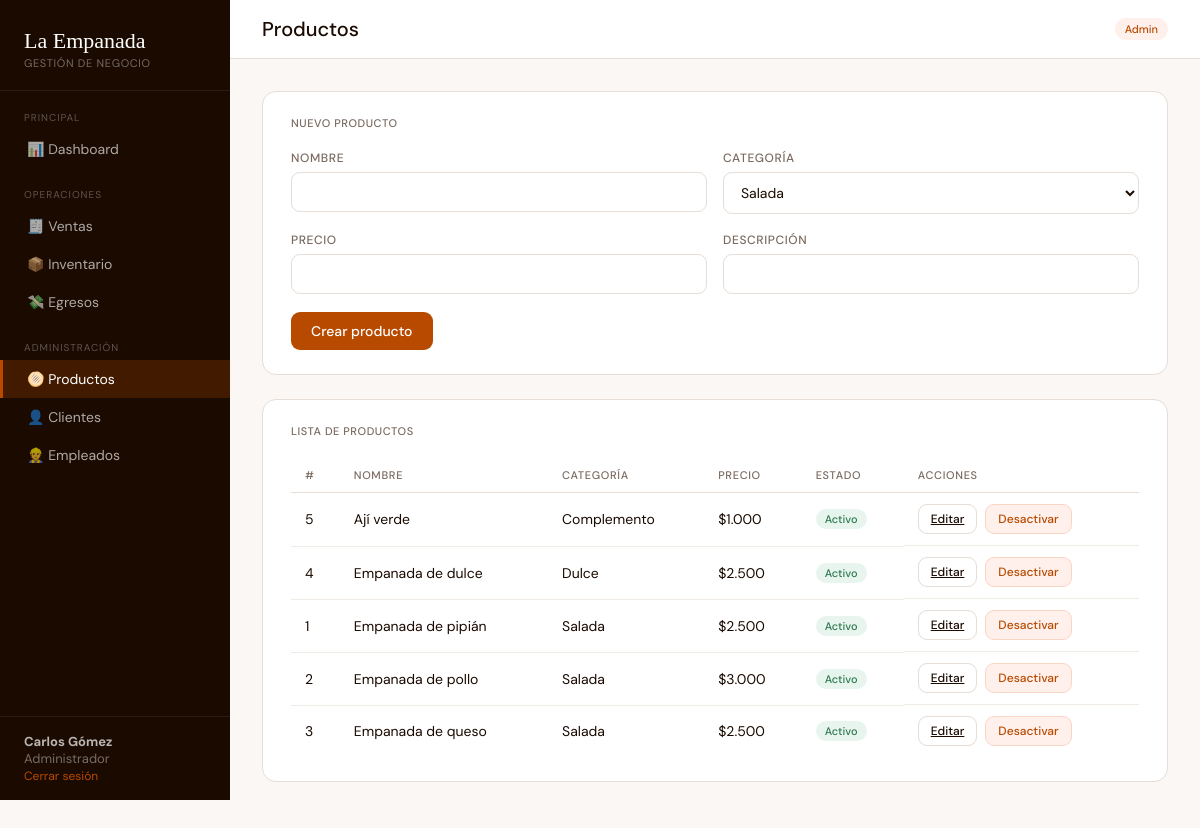
The page /empanadas/productos.php (signed in) on the database its author committed.
### tables this page shows
CREATE TABLE Producto (
    id_producto  INT AUTO_INCREMENT PRIMARY KEY,
    nombre       VARCHAR(120) NOT NULL,
    descripcion  TEXT,
    precio       DECIMAL(10,2) NOT NULL CHECK (precio > 0),
    categoria    VARCHAR(80)  NOT NULL,
    activo       TINYINT(1)   NOT NULL DEFAULT 1
);

### empanadas/productos.php (the view, shortened to what this page needs)
<?php
require_once 'includes/db.php';
$editando = null;
$productos = $pdo->query("SELECT * FROM Producto ORDER BY activo DESC, nombre")->fetchAll();
require_once 'includes/header.php';
?>
<div class="card">
  <div class="card-title"><?= $editando ? 'Editar producto' : 'Nuevo producto' ?></div>
  <form method="POST">
    <div class="form-row">
      <div class="form-group">
        <label>Nombre</label>
        <input type="text" name="nombre" required value="<?= htmlspecialchars($editando['nombre'] ?? '') ?>">
      </div>
      <div class="form-group">
        <label>Categoría</label>
        <select name="categoria">
          <?php foreach (['Salada','Dulce','Complemento'] as $cat): ?>
          <option <?= ($editando['categoria'] ?? '') === $cat ? 'selected' : '' ?>><?= $cat ?></option>
          <?php endforeach; ?>
        </select>
      </div>
    </div>
    <div class="form-row">
      <div class="form-group">
        <label>Precio</label>
        <input type="number" name="precio" step="100" min="0" required value="<?= $editando['precio'] ?? '' ?>">
      </div>
      <div class="form-group">
        <label>Descripción</label>
        <input type="text" name="descripcion" value="<?= htmlspecialchars($editando['descripcion'] ?? '') ?>">
      </div>
    </div>
    <button class="btn btn-primary"><?= $editando ? 'Guardar cambios' : 'Crear producto' ?></button>
  </form>
</div>
<div class="card">
  <div class="card-title">Lista de productos</div>
  <table>
    <thead><tr><th>#</th><th>Nombre</th><th>Categoría</th><th>Precio</th><th>Estado</th><th>Acciones</th></tr></thead>
    <tbody>
    <?php foreach ($productos as $p): ?>
      <tr>
        <td><?= $p['id_producto'] ?></td>
        <td><?= htmlspecialchars($p['nombre']) ?></td>
        <td><?= $p['categoria'] ?></td>
        <td>$<?= number_format($p['precio'],0,',','.') ?></td>
        <td><span class="badge <?= $p['activo'] ? 'badge-ok' : 'badge-danger' ?>"><?= $p['activo'] ? 'Activo' : 'Inactivo' ?></span></td>
        <td style="display:flex;gap:8px">
          <a href="?editar=<?= $p['id_producto'] ?>" class="btn btn-ghost btn-sm">Editar</a>
          <?php if ($p['activo']): ?>
          <form method="POST" onsubmit="return confirm('¿Desactivar?')">
            <button class="btn btn-danger btn-sm">Desactivar</button>
          </form>
          <?php endif; ?>
        </td>
      </tr>
    <?php endforeach; ?>
    </tbody>
  </table>
</div>
<?php require_once 'includes/footer.php'; ?>

### rows shown on the page
producto: id_producto "5", nombre "Ají verde", categoria "Complemento", precio "1.000", activo "Activo"
producto: id_producto "4", nombre "Empanada de dulce", categoria "Dulce", precio "2.500", activo "Activo"
producto: id_producto "1", nombre "Empanada de pipián", categoria "Salada", precio "2.500", activo "Activo"
producto: id_producto "2", nombre "Empanada de pollo", categoria "Salada", precio "3.000", activo "Activo"
producto: id_producto "3", nombre "Empanada de queso", categoria "Salada", precio "2.500", activo "Activo"

### other values the page prints
$user "Carlos Gómez"
$pageTitle "Productos"
form field categoria "Salada"
